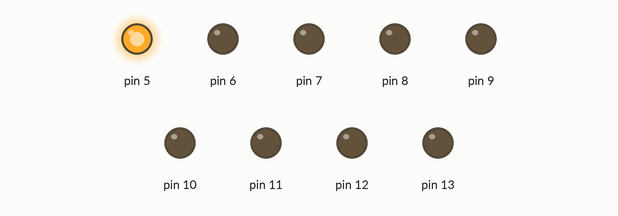
The sketch below on a simulated Arduino Uno, built with avr-gcc and run on an emulated ATmega328P. Shown: output pins drawn as LEDs (lit = HIGH).

Above: at 0.2 s.
At 2.2 s:
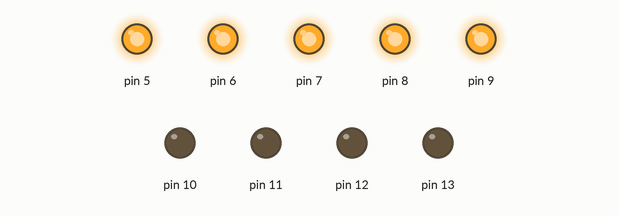
At 4.2 s:
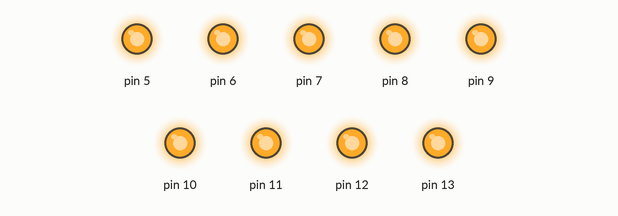
At 8.1 s:
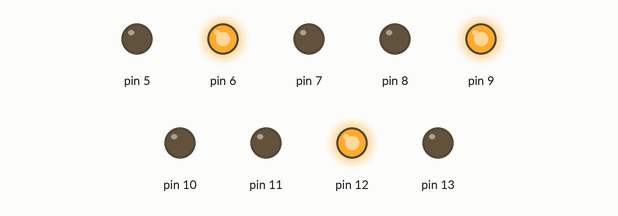
At 11.1 s:
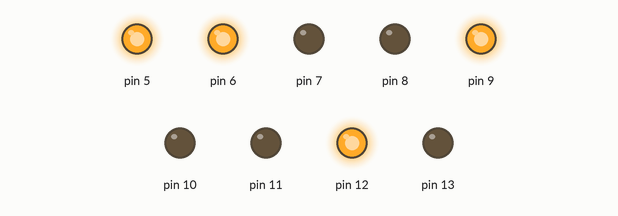
At 12.6 s:
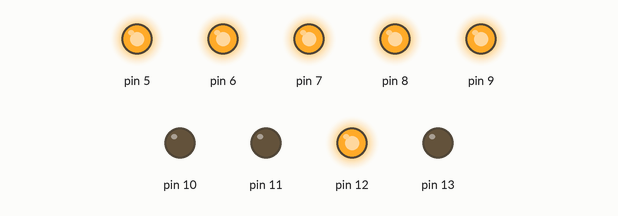
Timing chart, 0 to 13.8 s (numbered marks = the images above):
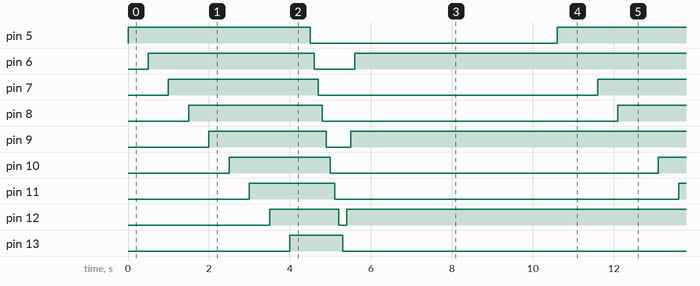

The sketch:

Led_Matrix.ino
```cpp
void setup() {
  pinMode(5,OUTPUT);
  pinMode(6,OUTPUT);
  pinMode(7,OUTPUT);
  pinMode(8,OUTPUT);
  pinMode(9,OUTPUT);
  pinMode(10,OUTPUT);
  pinMode(11,OUTPUT);
  pinMode(12,OUTPUT);
  pinMode(13,OUTPUT);

}

void loop() {
  for(int i = 5; i<=7; i++)
  {
    digitalWrite(i, HIGH);
    delay(500);
  }

  for(int i = 8; i<=10; i++)
  {
    digitalWrite(i, HIGH);
    delay(500);
  }

  for(int i = 11; i<=13; i++)
  {
    digitalWrite(i, HIGH);
    delay(500);
  }

  for(int i = 5; i<=13; i++)
  {
    digitalWrite(i, LOW);
    delay(100);
  }
  digitalWrite(12, HIGH);
  delay(100);
  digitalWrite(9, HIGH);
  delay(100);
  digitalWrite(6, HIGH);
  delay(5000);


}
```

Measured:
- by itself, pin 5: alternates HIGH for 4.5 s and LOW for 6.1 s
- by itself, pin 6: repeats every 10.6 s: LOW 1.0 s, HIGH 9.6 s
- by itself, pin 7: alternates HIGH for 3.7 s and LOW for 6.9 s
- by itself, pin 8: alternates HIGH for 3.3 s and LOW for 7.3 s
- by itself, pin 9: repeats every 10.6 s: LOW 0.60 s, HIGH 10.0 s
- by itself, pin 10: alternates HIGH for 2.5 s and LOW for 8.1 s
- by itself, pin 11: alternates HIGH for 2.1 s and LOW for 8.5 s
- by itself, pin 12: repeats every 10.6 s: LOW 0.20 s, HIGH 10.4 s
